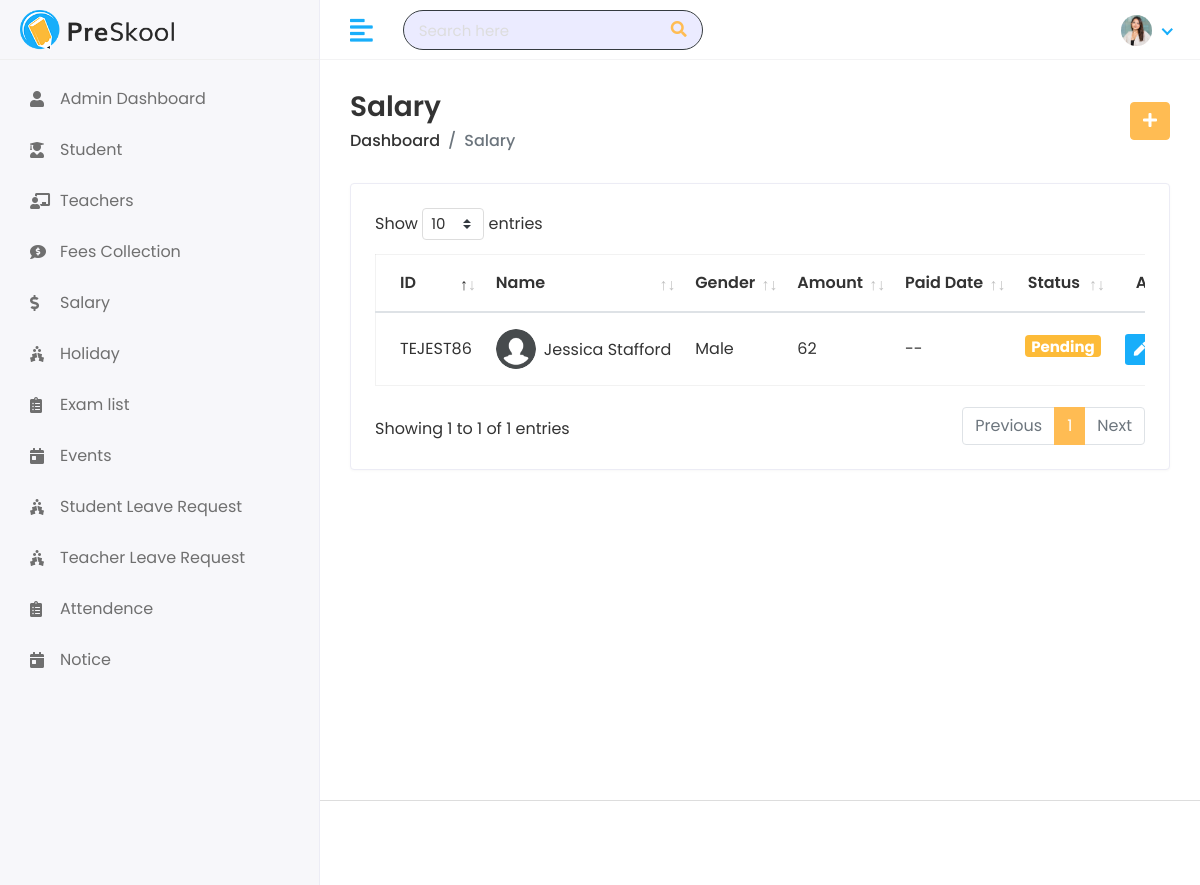
Page /admin-app/salary/ (signed in) on the committed database.
### custom_admin/models.py (models this page shows, shortened)
class Salary(BaseModel):
    STATUS_CHOICES = [
        ('Paid', 'Paid'),
        ('Pending', 'Pending'),
    ]
    teacher = models.ForeignKey(Teacher, on_delete=models.CASCADE)
    amount = models.CharField(max_length=25)
    paid_date = models.DateField(null=True, blank=True)
    status = models.CharField(max_length=10, choices=STATUS_CHOICES)

### teacher/models.py (models this page shows, shortened)
class Teacher(BaseModel):
    user = models.ForeignKey(CustomUser, on_delete=models.CASCADE)
    joining_date = models.DateField(default=timezone.now)
    qualification = models.CharField(max_length=100)

### accounts/models.py (models this page shows, shortened)
class CustomUser(AbstractUser):
    Teacher = "Teacher"
    Student = "Student"
    Admin = "Admin"
    USER_TYPE = ((Admin, "Admin"), (Teacher, "Teacher"), (Student, "Student"))
    GENDER = [("Male", "Male"), ("Female", "Female")]
    username = None
    Login_id = models.CharField(max_length=20, unique=True)
    user_type = models.CharField(choices=USER_TYPE, max_length=15,default=Admin)
    dob = models.DateField(null=True, blank=True)
    gender = models.CharField(max_length=10, choices=GENDER)
    phone_number = models.CharField(max_length=11)
    address = models.TextField()
    profile_image = models.ImageField(upload_to='profile/',default="default.png")
    USERNAME_FIELD = "Login_id"
    REQUIRED_FIELDS = []
    objects = CustomUserManager()

### custom_admin/views.py (the view)
# urls.py: path('salary/',SalaryList.as_view(), name='salarylist'),
class SalaryList(LoginRequiredMixin,ListView):
    model = Salary
    template_name = 'Admin/admin-salary.html'
    context_object_name = 'salarys'

### templates/Admin/admin-salary.html (shortened to what this page needs)
{% extends "Admin/admin-base.html" %}
{% load static %}
{% block content %}
            <div class="page-wrapper">
                <div class="content container-fluid">
                    <div class="page-header">
                        <div class="row align-items-center">
                            <div class="col">
                                <h3 class="page-title">Salary</h3>
                                <ul class="breadcrumb">
                                <li class="breadcrumb-item"><a href="{% url 'Admin:admindashboard' %}"">Dashboard</a></li>
                                <li class="breadcrumb-item active">Salary</li>
                                </ul>
                            </div>
                            <div class="col-auto text-right float-right ml-auto">
                                <a href="{% url 'Admin:addsalary' %}" class="btn btn-primary"><i class="fas fa-plus"></i></a>
                            </div>
                        </div>
                    </div>
                    <div class="row">
                        <div class="col-sm-12">
                            <div class="card card-table">
                                <div class="card-body">
                                    <div class="table-responsive">
                                        <table class="table table-hover table-center mb-0 datatable">
                                            <thead>
                                                <tr>
                                                    <th>ID</th>
                                                    <th>Name</th>
                                                    <th>Gender</th>
                                                    <th>Amount</th>
                                                    <th>Paid Date</th>
                                                    <th class="text-center">Status</th>
                                                    <th class="text-center">Action</th>
                                                </tr>
                                            </thead>
                                            <tbody>
                                                {% for salary in salarys %}
                                                    <tr>
                                                        <td>{{salary.teacher.user.Login_id}}</td>
                                                        <td>
                                                            <h2 class="table-avatar">
                                                                <a class="avatar avatar-sm mr-2"><img class="avatar-img rounded-circle" src="{{salary.teacher.user.profile_image.url}}" alt="User Image"></a>
                                                                <a>{{salary.teacher.user.first_name}}&nbsp;{{salary.teacher.user.last_name}}</a>
                                                            </h2>
                                                        </td>
                                                        <td>{{salary.teacher.user.gender}}</td>
                                                        <td>{{salary.amount}}</td>
                                                        {% if salary.paid_date == None %}
                                                            <td>--</td>
                                                        {% else %}
                                                            <td>{{salary.paid_date}}</td>
                                                        {% endif %}
                                                        <td class="text-center">
                                                            {% if salary.status == "Paid" %}
                                                                <h5 class="text-center"><span class="badge badge-success">{{salary.status}}</span></h5>
                                                            {% else %}
                                                                <h5 class="text-center"><span class="badge badge-primary">{{salary.status}}</span></h5>
                                                            {% endif %}
                                                        </td>
                                                        <td class="text-center">
                                                            <div class="actions">
                                                                <a href="{% url 'Admin:editsalary' salary.pk %}" class="btn btn-sm bg-success-light mr-2">
                                                                    <i class="fas fa-pen"></i>
                                                                </a>
                                                            </div>
                                                        </td>
                                                    </tr>
                                                {% endfor %}
                                            </tbody>
                                        </table>
                                    </div>
                                </div>
                            </div>
                        </div>
                    </div>
                </div>
            </div>
{% endblock %}

### static/assets/css/style.css (style rules this page uses)
html { height: 100%; }
body { background-color: #fff; color: #333; font-family: 'Poppins', sans-serif; font-size: 1rem; height: 100%; line-height: 1.5; overflow-x: hidden; }
h1, h2, h3, h4, h5, h6 { font-family: 'Poppins', sans-serif; margin-top: 0; }
a { color: #009ce7; }
input, button, a { transition: all 0.4s ease; -moz-transition: all 0.4s ease; -o-transition: all 0.4s ease; -ms-transition: all 0.4s ease; -webkit-transition: all 0.4s ease; }
ul, ol { padding: 0px; list-style: none; }
.table { color: #333; max-width: 100%; margin-bottom: 0; width: 100%; }
.table.dataTable { border-collapse: collapse !important; border: 1px solid rgba(0, 0, 0, 0.05); }
table.table td h2 { display: inline-block; font-size: inherit; font-weight: 400; margin: 0; padding: 0; vertical-align: middle; }
table.table td h2.table-avatar { align-items: center; display: inline-flex; font-size: inherit; font-weight: 400; margin: 0; padding: 0; vertical-align: middle; white-space: nowrap; }
table.table td h2 a { color: #333; }
.table thead tr th { font-weight: 600; }
.table tbody tr { border-bottom: 1px solid rgba(0, 0, 0, 0.05); }
.table.table-center td, .table.table-center th { vertical-align: middle; }
.card-table .card-body .table > thead > tr > th { border-top: 0; }
.card-table .card-body .table tr td:first-child, .card-table .card-body .table tr th:first-child { padding-left: 1.5rem; }
.card-table .card-body .table tr td:last-child, .card-table .card-body .table tr th:last-child { padding-right: 1.5rem; }
.card-table .table td, .card-table .table th { border-top: 1px solid #e2e5e8; padding: 1rem 0.75rem; white-space: nowrap; }
.pro-bg-primary, .badge-primary { background-color: #fdbb38 !important; }
.btn-primary { background-color: #FFBC53; border: 1px solid #FFBC53; }
.card { border: 1px solid #ececf5; box-shadow: 0 1px 3px 0 rgba(0, 0, 0, 0.03); margin-bottom: 1.875rem; }
.card-body { padding: 1.5rem; }
.bg-success-light { background-color: #18aefa; color: #fff; }
.avatar { position: relative; display: inline-block; width: 3rem; height: 3rem }
.avatar > img { width: 100%; height: 100%; -o-object-fit: cover; object-fit: cover; }
.avatar-sm { width: 2.5rem; height: 2.5rem; }
.page-wrapper { margin-left: 320px; padding-top: 60px; position: relative; transition: all 0.4s ease; }
.page-wrapper > .content { padding: 1.875rem 1.875rem 0; }
.page-header { margin-bottom: 1.875rem; }
.page-header .breadcrumb { background-color: transparent; color: #6c757d; font-size: 1rem; font-weight: 500; margin-bottom: 0; padding: 0; }
.page-header .breadcrumb a { color: #333; }
.page-title { font-size: 28px; font-weight: 600; color: #333; margin-bottom: 5px; }

### rows in the picture
Salary: teacher.user.Login_id "TEJEST86", teacher.user.profile_image (placeholder picture), teacher.user.first_name "Jessica", teacher.user.last_name "Stafford", teacher.user.gender "Male", amount "62", status "Pending"
